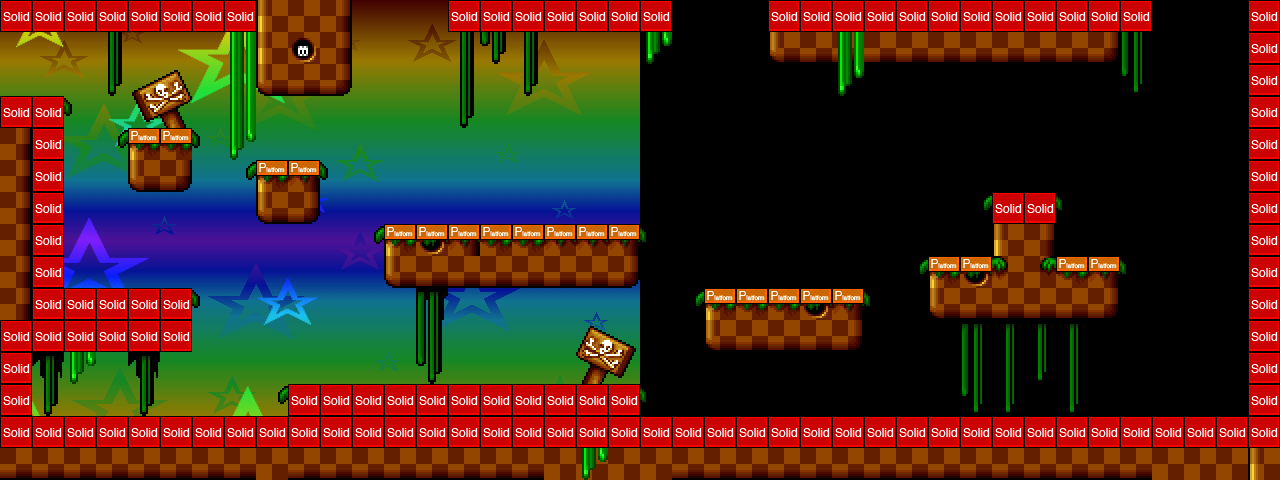

A 2D game scene composited from a Tiled map and its tileset images. What follows is a short description and the map's XML, with each tile layer's data collapsed to a summary:
An orthogonal 40x15 tile map with 32x32 px tiles, 3 tile layers (background, foreground, collision), 2 tilesets, 2 image layers and 16 objects (13x CoinEntity, EnemyEntity, mainPlayer, me.LevelEntity).

<map version="1.0" orientation="orthogonal" width="40" height="15" tilewidth="32" tileheight="32">
 <tileset firstgid="1" name="area01_level_tiles" tilewidth="32" tileheight="32">
  <image source="../img/map/area01_level_tiles.png" width="640" height="241" />
 </tileset>
 <tileset firstgid="141" name="metatiles32x32" tilewidth="32" tileheight="32">
  <image source="../img/map/metatiles32x32.png" width="160" height="32" />
  <tile id="0">
   <properties>
    <property name="type" value="solid" />
   </properties>
  </tile>
  <tile id="1">
   <properties>
    <property name="type" value="platform" />
   </properties>
  </tile>
 </tileset>
 <imagelayer name="Parallax1" width="40" height="15">
  <image source="../img/area01_bkg0.png" />
  <properties>
   <property name="ratio" value="0.25" />
  </properties>
 </imagelayer>
 <imagelayer name="Parallax2" width="40" height="15">
  <image source="../img/area01_bkg1.png" />
  <properties>
   <property name="ratio" value="0.35" />
  </properties>
 </imagelayer>
 <layer name="background" width="40" height="15">
  <data>[600 cells, 279 non-empty, 33 distinct tile ids]</data>
 </layer>
 <objectgroup color="#ff0000" name="EnemyEntities" width="40" height="15">
  <object name="EnemyEntity" x="384" y="160" width="256" height="64">
   <properties>
    <property name="image" value="spinning_coin_gold" />
    <property name="spritewidth" value="32" />
   </properties>
  </object>
 </objectgroup>
 <objectgroup color="#00ff00" name="Entities" width="40" height="15">
  <object name="mainPlayer" x="32" y="32" width="32" height="64">
   <properties>
    <property name="image" value="gripe_run_right" />
    <property name="spritewidth" value="64" />
   </properties>
  </object>
  <object name="CoinEntity" x="416" y="192" width="32" height="32">
   <properties>
    <property name="image" value="spinning_coin_gold" />
    <property name="spritewidth" value="32" />
   </properties>
  </object>
  <object name="CoinEntity" x="96" y="256" width="32" height="32">
   <properties>
    <property name="image" value="spinning_coin_gold" />
    <property name="spritewidth" value="32" />
   </properties>
  </object>
  <object name="CoinEntity" x="288" y="128" width="32" height="32">
   <properties>
    <property name="image" value="spinning_coin_gold" />
    <property name="spritewidth" value="32" />
   </properties>
  </object>
  <object name="CoinEntity" x="128" y="96" width="32" height="32">
   <properties>
    <property name="image" value="spinning_coin_gold" />
    <property name="spritewidth" value="32" />
   </properties>
  </object>
  <object name="CoinEntity" x="992" y="160" width="32" height="32">
   <properties>
    <property name="image" value="spinning_coin_gold" />
    <property name="spritewidth" value="32" />
   </properties>
  </object>
  <object name="CoinEntity" x="1024" y="160" width="32" height="32">
   <properties>
    <property name="image" value="spinning_coin_gold" />
    <property name="spritewidth" value="32" />
   </properties>
  </object>
  <object name="CoinEntity" x="1088" y="384" width="32" height="32">
   <properties>
    <property name="image" value="spinning_coin_gold" />
    <property name="spritewidth" value="32" />
   </properties>
  </object>
  <object name="CoinEntity" x="800" y="256" width="32" height="32">
   <properties>
    <property name="image" value="spinning_coin_gold" />
    <property name="spritewidth" value="32" />
   </properties>
  </object>
  <object name="CoinEntity" x="736" y="256" width="32" height="32">
   <properties>
    <property name="image" value="spinning_coin_gold" />
    <property name="spritewidth" value="32" />
   </properties>
  </object>
  <object name="CoinEntity" x="320" y="352" width="32" height="32">
   <properties>
    <property name="image" value="spinning_coin_gold" />
    <property name="spritewidth" value="32" />
   </properties>
  </object>
  <object name="CoinEntity" x="384" y="352" width="32" height="32">
   <properties>
    <property name="image" value="spinning_coin_gold" />
    <property name="spritewidth" value="32" />
   </properties>
  </object>
  <object name="CoinEntity" x="448" y="352" width="32" height="32">
   <properties>
    <property name="image" value="spinning_coin_gold" />
    <property name="spritewidth" value="32" />
   </properties>
  </object>
  <object name="CoinEntity" x="512" y="352" width="32" height="32">
   <properties>
    <property name="image" value="spinning_coin_gold" />
    <property name="spritewidth" value="32" />
   </properties>
  </object>
  <object name="me.LevelEntity" x="-3" y="32" width="31" height="64">
   <properties>
    <property name="duration" value="200" />
    <property name="fade" value="#FFFFFF" />
    <property name="to" value="area01" />
   </properties>
  </object>
 </objectgroup>
 <layer name="foreground" width="40" height="15">
  <data>[600 cells, 47 non-empty, 5 distinct tile ids]</data>
 </layer>
 <layer name="collision" width="40" height="15">
  <data>[600 cells, 107 non-empty, 2 distinct tile ids]</data>
 </layer>
</map>
